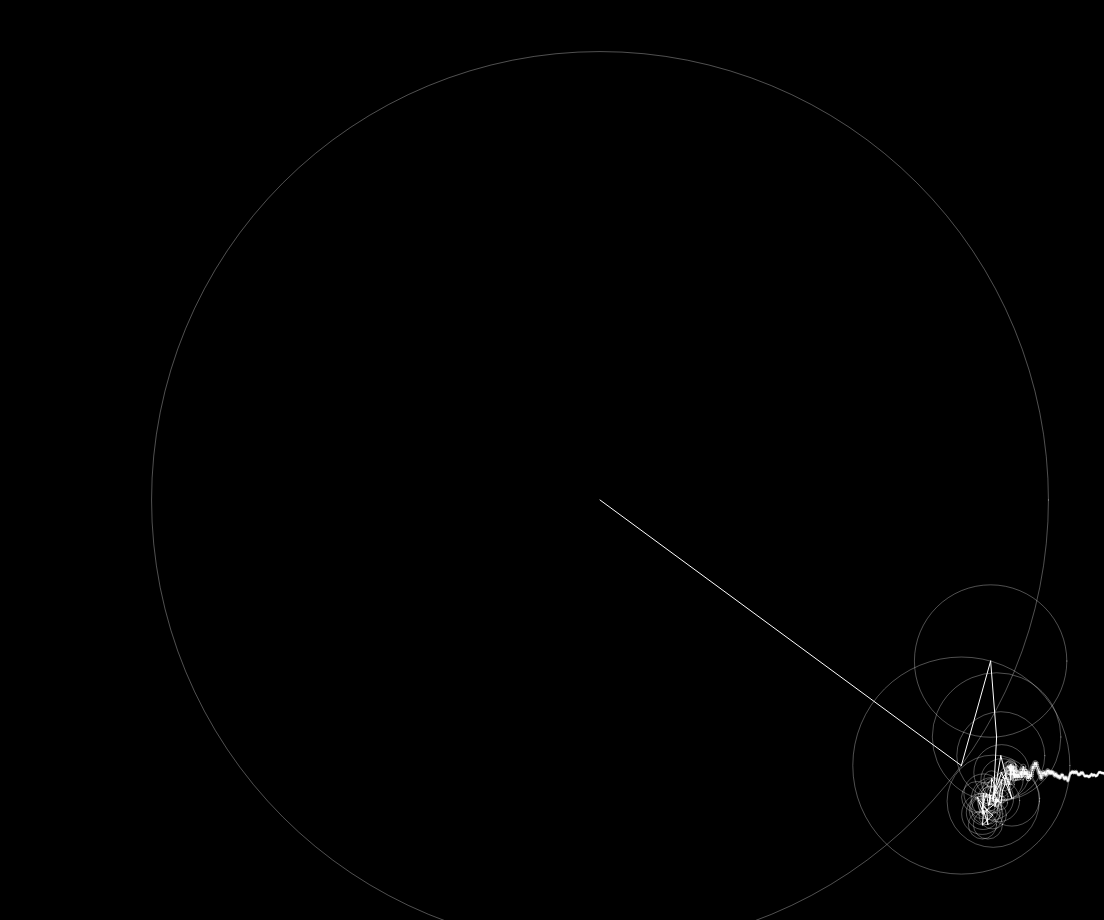
Frame 1 (no input)
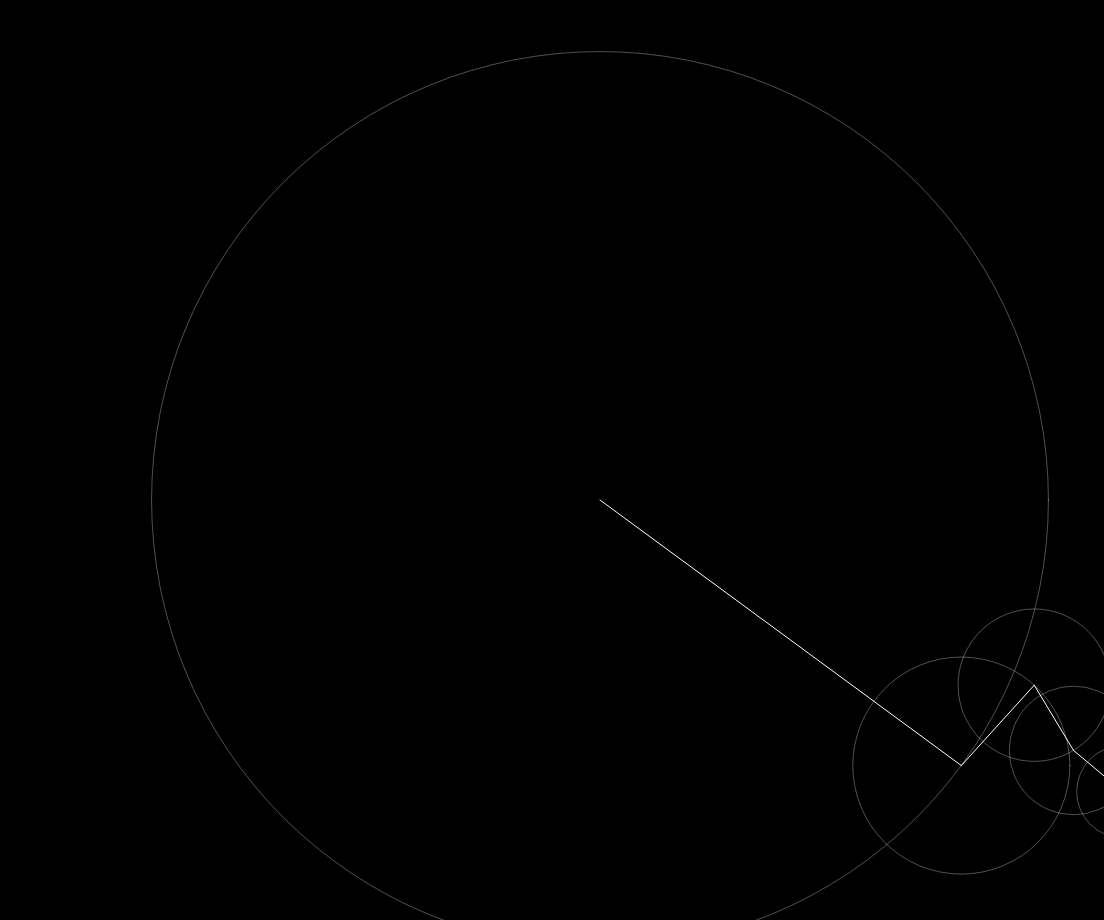
Frame 60 (no input)
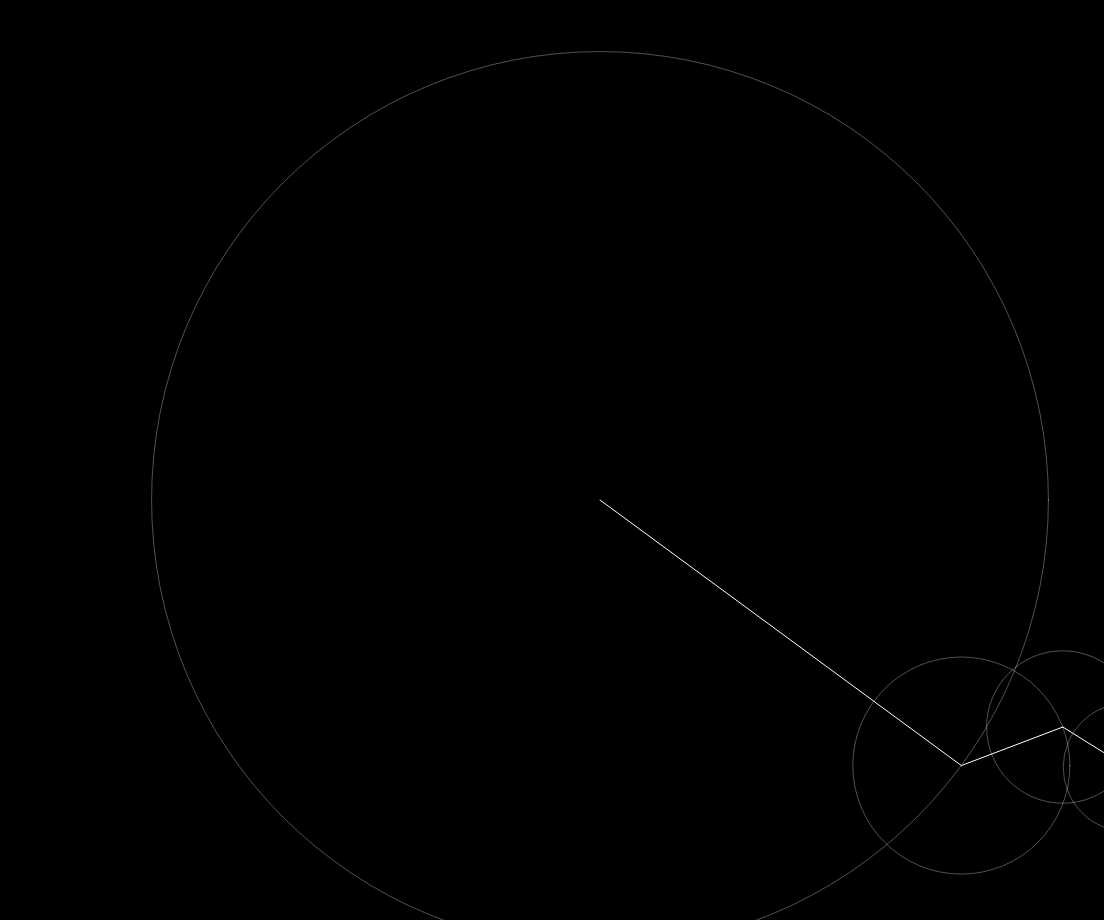
Frame 120 (the mouse pressed at the canvas centre since frame 60)

The p5.js sketch that drew these frames (run headless with seeded random() and noise() and a simulated clock; from frame 60 on, the mouse is pressed at the canvas centre):

// p5.js sketch
// ── sketch.js
const width =
  window.innerWidth ||
  document.documentElement.clientWidth ||
  document.body.clientWidth;
const height =
  window.innerHeight ||
  document.documentElement.clientHeight ||
  document.body.clientHeight;

// ============== Settings ===============
const gradient_reset = 500;
const x_pos = 100;
const y_pos = 300;

const color1 = [194, 229, 156];
const color2 = [100, 179, 244];

// =======================================

let radius_sf;

let x = [];
let y = [];
let z = [];
let slider;
let btn;
let path = [];

// for two-epicycle mode
let fourierY;
let fourierX;
// for one-epicycle mode
let fourierComplex;

function process_drawing(isComplex) {
  if (!isComplex) {
    for (let i = 0; i < drawing.length; i++) {
      x.push(drawing[i].x);
      y.push(drawing[i].y);
    }
    fourierY = dft(y);
    fourierX = dft(x);
    fourierX.sort((a, b) => b.amp - a.amp);
    fourierY.sort((a, b) => b.amp - a.amp);
  } else {
    for (let i = 0; i < drawing.length; i++) {
      const c = new Complex(drawing[i].x, drawing[i].y);
      z.push(c);
    }
    fourierComplex = dft_complex(z);
    fourierComplex.sort((a, b) => b.amp - a.amp);
  }
}

function setup() {
  let canvas = createCanvas(width * 0.92, height * 0.92);
  canvas.position(width * 0.043, width * 0.005);

  slider = createSlider(1, 10, 1);
  slider.position((width * 0.91) / 2, height * 0.95);
  slider.input(updateScreen);
  radius_sf = slider.value();

  switch_button = createButton("switch mode");
  switch_button.position((width * 0.75) / 2, height * 0.95);
  switch_button.mousePressed(switchMode);

  process_drawing((isComplex = true));
  process_drawing((isComplex = false));
}

function switchMode() {
  mode = mode * -1;
  time = TWO_PI + 0.05;
}

function updateScreen() {
  radius_sf = slider.value() 
  recentlyUpdated = true;
  time = TWO_PI + 0.05;
}

function draw() {
  background(0);

  // modes.js
  mode === -1 ? two_epicycles() : complex();
}

// ── draw.js
let time = 0;

function draw_epicycle(x, y, fourier, radius_sf, rotation) {
  for (let i = 0; i < fourier.length; i++) {
    const prevx = x;
    const prevy = y;

    const freq = fourier[i].freq;
    const radius = radius_sf * fourier[i].amp;
    const phase = fourier[i].phase;

    strokeWeight(1);
    stroke(255, 80);
    noFill();
    circle(prevx, prevy, radius * 2);

    x += radius * cos(freq * time + phase + rotation);
    y += radius * sin(freq * time + phase + rotation);

    fill(255);
    stroke(255);
    line(prevx, prevy, x, y);
  }

  return createVector(x, y);
}

function draw_path(path) {
  beginShape();
  noFill();
  strokeWeight(2);
  stroke(lerpColor(color(color1), color(color2), gradient(gradient_reset)));
  for (let i = 0; i < path.length; i++) {
    vertex(path[i].x, path[i].y);
  }
  endShape();
}

// ── drawing.js
let drawing = [
{ x: 723.4609985351562, y: 263.64920043945307 },
{ x: 720.9609222412109, y: 266.5048675537109 },
{ x: 718.4246368408203, y: 269.3283767700196 },
{ x: 715.8522796630859, y: 272.11908721923834 },
{ x: 713.2436676025391, y: 274.87594604492193 },
{ x: 710.5976104736328, y: 277.5968475341797 },
{ x: 707.9140625, y: 280.2807846069336 },
{ x: 705.1905975341797, y: 282.92425537109375 },
{ x: 702.4261169433594, y: 285.5246963500977 },
{ x: 699.6174621582031, y: 288.0774383544922 },
{ x: 696.7605590820312, y: 290.57598114013666 },
{ x: 693.8484954833984, y: 293.0100021362305 },
{ x: 690.8712005615234, y: 295.3636856079102 },
{ x: 687.8099517822266, y: 297.6068191528321 },
{ x: 684.6252899169923, y: 299.66977691650385 },
{ x: 681.2360534667969, y: 301.37302398681635 },
{ x: 677.7141571044923, y: 302.78497314453125 },
{ x: 674.0758514404298, y: 303.8587265014648 },
{ x: 670.3278198242188, y: 304.42868804931635 },
{ x: 666.5491180419923, y: 304.2125549316406 },
{ x: 663.0442504882812, y: 302.81903076171875 },
{ x: 660.4554138183594, y: 300.09091949462885 },
{ x: 659.2674255371094, y: 296.51475524902344 },
{ x: 659.7018432617188, y: 292.76605987548834 },
{ x: 661.1342315673827, y: 289.25771331787115 },
{ x: 663.0721282958983, y: 285.9966278076172 },
{ x: 665.2993774414062, y: 282.9244842529297 },
{ x: 667.7117919921875, y: 279.99493408203125 },
{ x: 670.2534332275392, y: 277.1765289306641 },
{ x: 672.8893280029298, y: 274.4459457397461 },
{ x: 675.5977325439452, y: 271.78716278076166 },
{ x: 678.3633117675781, y: 269.1878433227539 },
{ x: 681.1746673583983, y: 266.63809967041016 },
{ x: 684.0232391357423, y: 264.12996673583984 },
{ x: 686.9019775390625, y: 261.6565322875977 },
{ x: 689.8038787841797, y: 259.21031188964844 },
{ x: 692.7237243652344, y: 256.78546905517584 },
{ x: 695.6521759033203, y: 254.37104034423828 },
{ x: 698.5789337158203, y: 251.95459747314453 },
{ x: 701.4769897460938, y: 249.5038909912109 },
{ x: 704.1575622558594, y: 246.83126068115237 },
{ x: 700.8616638183594, y: 245.77259063720703 },
{ x: 697.1273193359375, y: 245.094482421875 },
{ x: 693.3859710693359, y: 244.45606231689453 },
{ x: 689.6439819335938, y: 243.82141876220703 },
{ x: 685.9073486328125, y: 243.15605926513672 },
{ x: 682.1836700439452, y: 242.42203521728518 },
{ x: 678.4845275878906, y: 241.5736618041992 },
{ x: 674.8306121826173, y: 240.54900360107425 },
{ x: 671.2643585205077, y: 239.25435638427732 },
{ x: 667.886474609375, y: 237.53240966796875 },
{ x: 664.9665832519531, y: 235.1283721923828 },
{ x: 663.1551666259767, y: 231.83240509033203 },
{ x: 663.093505859375, y: 228.0738677978516 },
{ x: 664.5591278076173, y: 224.60260009765625 },
{ x: 667.4424438476562, y: 222.21041870117188 },
{ x: 671.0311279296875, y: 222.5234832763672 },
{ x: 672.1331481933594, y: 226.01498413085938 },
{ x: 671.2400054931642, y: 229.68968200683597 },
{ x: 669.6123809814452, y: 233.11492156982425 },
{ x: 667.6621704101562, y: 236.3701705932617 },
{ x: 665.5407104492188, y: 239.51697540283203 },
{ x: 663.3047180175781, y: 242.58362579345703 },
{ x: 660.9890289306642, y: 245.5906524658203 },
{ x: 658.6157073974608, y: 248.55247497558597 },
{ x: 656.2026977539062, y: 251.4820251464844 },
{ x: 653.7606201171875, y: 254.3874740600586 },
{ x: 651.3000946044923, y: 257.27729034423834 },
{ x: 648.8297271728517, y: 260.158706665039 },
{ x: 646.3571166992188, y: 263.038200378418 },
{ x: 643.8885803222656, y: 265.92117309570307 },
{ x: 641.3970642089844, y: 268.7843475341797 },
{ x: 638.9054565429688, y: 271.64743041992193 },
{ x: 636.4105529785156, y: 274.50762939453125 },
{ x: 633.9146423339844, y: 277.36693572998047 },
{ x: 631.4163513183594, y: 280.22420501708984 },
{ x: 628.9155426025392, y: 283.0792312622071 },
{ x: 626.4116668701173, y: 285.9315567016602 },
{ x: 623.9058685302733, y: 288.7822341918945 },
{ x: 621.2522583007812, y: 291.4757385253906 },
{ x: 618.1794281005858, y: 293.70298767089844 },
{ x: 615.0065765380858, y: 295.78517150878906 },
{ x: 611.7367706298827, y: 297.7114181518555 },
{ x: 608.3740844726562, y: 299.4704895019531 },
{ x: 604.923828125, y: 301.0509185791016 },
{ x: 601.3921813964844, y: 302.4397048950196 },
{ x: 597.7861938476562, y: 303.62197113037115 },
{ x: 594.1138763427733, y: 304.5781707763672 },
{ x: 590.3844299316406, y: 305.27793121337885 },
{ x: 586.6091156005858, y: 305.6488800048828 },
{ x: 582.8264770507812, y: 305.3797607421875 },
{ x: 579.1124114990233, y: 304.6147003173828 },
{ x: 575.5806732177733, y: 303.2407684326172 },
{ x: 572.4237976074219, y: 301.1497497558594 },
{ x: 569.8784027099608, y: 298.34837341308594 },
{ x: 568.0974273681642, y: 295.0067443847656 },
{ x: 567.0722198486327, y: 291.35866546630865 },
{ x: 566.6996002197267, y: 287.58554840087885 },
{ x: 566.8854522705077, y: 283.79787445068365 },
{ x: 567.6673126220702, y: 280.08802032470703 },
{ x: 568.8477020263673, y: 276.48214721679693 },
{ x: 570.3281097412108, y: 272.9884490966797 },
{ x: 572.0655975341798, y: 269.6149139404297 },
{ x: 574.0226287841798, y: 266.3636932373047 },
{ x: 576.16748046875, y: 263.2330474853516 },
{ x: 578.4732818603517, y: 260.21885681152344 },
{ x: 580.9186096191406, y: 257.31658935546875 },
{ x: 583.4860229492188, y: 254.52171325683597 },
{ x: 586.1611480712892, y: 251.82965087890625 },
{ x: 588.9332733154298, y: 249.23754119873047 },
{ x: 591.7938842773438, y: 246.74334716796875 },
{ x: 594.7367553710938, y: 244.34686279296875 },
{ x: 597.7591857910156, y: 242.05145263671875 },
{ x: 600.8621826171875, y: 239.86629486083984 },
{ x: 604.05517578125, y: 237.81510162353518 },
{ x: 607.3798675537108, y: 235.9878921508789 },
{ x: 610.8610687255858, y: 234.47722625732425 },
{ x: 614.4400024414062, y: 233.21707153320312 },
{ x: 618.1258697509767, y: 232.32122802734372 },
{ x: 621.9013671875, y: 231.99365234375 },
{ x: 625.6314086914062, y: 232.60284423828125 },
{ x: 628.8126373291017, y: 234.60606384277344 },
{ x: 630.6476745605469, y: 237.88314819335938 },
{ x: 630.4955139160156, y: 241.6429672241211 },
{ x: 629.0689392089844, y: 245.14563751220703 },
{ x: 626.8418731689452, y: 248.21155548095703 },
{ x: 624.1562652587892, y: 250.88988494873047 },
{ x: 621.2041473388673, y: 253.2733917236328 },
{ x: 618.0878295898438, y: 255.43898010253903 },
{ x: 614.8660430908202, y: 257.44467163085943 },
{ x: 611.5755004882812, y: 259.33594512939453 },
{ x: 608.2419738769531, y: 261.15038299560547 },
{ x: 604.8956298828125, y: 262.9413833618164 },
{ x: 601.5857238769531, y: 264.79855346679693 },
{ x: 598.304931640625, y: 266.7068328857422 },
{ x: 595.0435485839844, y: 268.64818572998047 },
{ x: 591.7972717285156, y: 270.61455535888666 },
{ x: 588.5634460449219, y: 272.60143280029297 },
{ x: 585.3396911621094, y: 274.60456085205084 },
{ x: 582.1244964599608, y: 276.62146759033203 },
{ x: 578.9178161621094, y: 278.6518783569336 },
{ x: 575.7180480957031, y: 280.693115234375 },
{ x: 572.5267944335938, y: 282.74762725830084 },
{ x: 569.7167205810548, y: 285.28025054931635 },
{ x: 566.9641876220702, y: 287.8933029174805 },
{ x: 564.1634063720702, y: 290.4546737670898 },
{ x: 561.3130493164061, y: 292.9606552124024 },
{ x: 558.4101867675781, y: 295.40577697753906 },
{ x: 555.4525299072267, y: 297.78415679931635 },
{ x: 552.4371948242189, y: 300.0889968872071 },
{ x: 549.3607025146483, y: 302.3114395141602 },
{ x: 546.21875, y: 304.44036102294916 },
{ x: 543.00634765625, y: 306.46120452880865 },
{ x: 539.7159881591797, y: 308.35243225097656 },
{ x: 536.336181640625, y: 310.0781326293945 },
{ x: 532.8378601074219, y: 311.54542541503906 },
{ x: 529.4261016845703, y: 313.1989364624024 },
{ x: 525.7958984375, y: 314.28859710693365 },
{ x: 522.0240631103517, y: 314.6345291137696 },
{ x: 518.2836761474608, y: 314.0612487792969 },
{ x: 514.8668365478517, y: 312.4443817138672 },
{ x: 512.1399383544922, y: 309.8292694091797 },
{ x: 510.3742980957031, y: 306.4864501953125 },
{ x: 509.6069030761719, y: 302.7799377441406 },
{ x: 509.6982269287109, y: 298.99212646484375 },
{ x: 510.4635162353516, y: 295.2787246704102 },
{ x: 511.742919921875, y: 291.7080993652344 },
{ x: 513.4158630371094, y: 288.3030700683594 },
{ x: 515.3943634033203, y: 285.06537628173834 },
{ x: 517.6141967773439, y: 281.98785400390625 },
{ x: 520.0323333740233, y: 279.06331634521484 },
{ x: 522.5685729980469, y: 276.23985290527344 },
{ x: 525.1534729003906, y: 273.4607009887696 },
{ x: 527.7788391113281, y: 270.719841003418 },
{ x: 530.4382171630858, y: 268.0119400024414 },
{ x: 533.2221527099608, y: 265.4341812133789 },
{ x: 535.9616851806642, y: 262.8077392578125 },
{ x: 538.583251953125, y: 260.06362915039057 },
{ x: 541.0653839111328, y: 257.1929473876953 },
{ x: 543.3793334960939, y: 254.1852798461914 },
{ x: 545.4823913574219, y: 251.02684783935547 },
{ x: 547.3093719482422, y: 247.70178985595703 },
{ x: 548.7496795654297, y: 244.1932830810547 },
{ x: 549.5903167724608, y: 240.49908447265625 },
{ x: 549.3748931884767, y: 236.73214721679688 },
{ x: 547.3529052734375, y: 233.6001739501953 },
{ x: 543.8461608886719, y: 232.2764358520508 },
{ x: 540.0667266845703, y: 232.43619537353518 },
{ x: 536.3989410400392, y: 233.3961944580078 },
{ x: 532.8832244873047, y: 234.8214874267578 },
{ x: 529.5064392089844, y: 236.552360534668 },
{ x: 526.2503204345703, y: 238.50142669677732 },
{ x: 523.0992584228517, y: 240.6165008544922 },
{ x: 520.0402069091797, y: 242.8627014160156 },
{ x: 517.0627746582031, y: 245.21622467041016 },
{ x: 514.1543731689453, y: 247.6546630859375 },
{ x: 511.2881317138672, y: 250.14258575439453 },
{ x: 508.4544372558594, y: 252.66744995117188 },
{ x: 505.646240234375, y: 255.22076416015625 },
{ x: 502.8595581054688, y: 257.79749298095703 },
{ x: 500.0914611816406, y: 260.39422607421875 },
{ x: 497.3390197753906, y: 263.00759887695307 },
{ x: 494.6011352539063, y: 265.63612365722656 },
{ x: 491.8763427734375, y: 268.2781524658203 },
{ x: 489.1632232666016, y: 270.93231201171875 },
{ x: 486.461181640625, y: 273.59766387939453 },
{ x: 483.77012634277344, y: 276.27416229248047 },
{ x: 481.0891876220703, y: 278.96066284179693 },
{ x: 478.4185028076172, y: 281.6575546264648 },
{ x: 475.7584381103516, y: 284.3648834228516 },
{ x: 473.1087188720703, y: 287.0821914672852 },
{ x: 470.4705810546875, y: 289.81089782714844 },
{ x: 467.8463134765625, y: 292.5529022216797 },
{ x: 465.2398071289063, y: 295.31182098388666 },
{ x: 462.66172790527344, y: 298.09710693359375 },
{ x: 460.16883850097656, y: 300.95799255371094 },
{ x: 461.9130096435547, y: 298.6311111450196 },
{ x: 464.2231140136719, y: 295.61980438232416 },
{ x: 466.594970703125, y: 292.65688323974615 },
{ x: 469.0118255615234, y: 289.73046875 },
{ x: 471.46095275878906, y: 286.8309249877929 },
{ x: 473.92816162109375, y: 283.9467849731445 },
{ x: 476.40118408203125, y: 281.06768035888666 },
{ x: 478.86985778808594, y: 278.1849365234375 },
{ x: 481.3204040527344, y: 275.28649139404297 },
{ x: 483.7406005859375, y: 272.3628921508789 },
{ x: 486.116943359375, y: 269.403564453125 },
{ x: 488.432861328125, y: 266.3967666625977 },
{ x: 490.6710052490234, y: 263.33148956298834 },
{ x: 492.8101806640625, y: 260.1966781616211 },
{ x: 494.825439453125, y: 256.98088836669916 },
{ x: 496.6871643066406, y: 253.67391204833984 },
{ x: 498.3599243164063, y: 250.267578125 },
{ x: 499.8021087646485, y: 246.7577438354492 },
{ x: 500.9473419189453, y: 243.14159393310547 },
{ x: 501.4908447265625, y: 239.39127349853518 },
{ x: 500.9444580078125, y: 235.663200378418 },
{ x: 498.44493103027344, y: 232.92282104492188 },
{ x: 494.75645446777344, y: 232.19225311279297 },
{ x: 491.00384521484375, y: 232.7051544189453 },
{ x: 487.3892059326172, y: 233.85345458984372 },
{ x: 483.9199066162109, y: 235.38916015625 },
{ x: 480.58441162109375, y: 237.19849395751956 },
{ x: 477.37342834472656, y: 239.2211685180664 },
{ x: 474.2823333740234, y: 241.42269134521484 },
{ x: 471.3096618652344, y: 243.78170776367188 },
{ x: 468.4578399658203, y: 246.28549194335938 },
{ x: 465.7324981689453, y: 248.9265365600586 },
{ x: 463.0868988037109, y: 251.64794158935547 },
{ x: 460.4481201171875, y: 254.37584686279297 },
{ x: 457.81483459472656, y: 257.10922241210943 },
{ x: 455.1848449707031, y: 259.8458251953125 },
{ x: 452.55645751953125, y: 262.58386993408203 },
{ x: 449.9290313720703, y: 265.32278442382807 },
{ x: 447.30165100097656, y: 268.061767578125 },
{ x: 444.6733551025391, y: 270.80004119873047 },
{ x: 442.0436401367188, y: 273.5367813110352 },
{ x: 439.4115447998047, y: 276.2711639404297 },
{ x: 436.77528381347656, y: 279.0016098022461 },
{ x: 434.1336669921875, y: 281.7270202636719 },
{ x: 431.4858703613281, y: 284.4461593627929 },
{ x: 428.8292388916016, y: 287.156852722168 },
{ x: 426.1608428955078, y: 289.8558044433594 },
{ x: 423.4751434326172, y: 292.5377502441406 },
{ x: 420.76426696777344, y: 295.1941757202148 },
{ x: 418.00926208496094, y: 297.8045730590821 },
{ x: 415.1466369628906, y: 300.29521942138666 },
{ x: 414.5235748291016, y: 299.55034637451166 },
{ x: 416.6459503173828, y: 296.4038391113281 },
{ x: 418.76832580566406, y: 293.25730895996094 },
{ x: 420.8907928466797, y: 290.1107101440429 },
{ x: 423.01316833496094, y: 286.96417999267584 },
{ x: 425.1355438232422, y: 283.8176727294922 },
{ x: 427.2579650878906, y: 280.671142578125 },
{ x: 429.3803863525391, y: 277.52454376220703 },
{ x: 431.5027618408203, y: 274.37801361083984 },
{ x: 433.6251373291016, y: 271.2314834594726 },
{ x: 435.74755859375, y: 268.084976196289 },
{ x: 437.8699798583984, y: 264.9383544921875 },
{ x: 439.9923553466797, y: 261.7918472290039 },
{ x: 442.1303863525391, y: 258.6563720703125 },
{ x: 444.33131408691406, y: 255.564453125 },
{ x: 446.4259033203125, y: 252.39954376220703 },
{ x: 448.3744659423828, y: 249.14308166503903 },
{ x: 450.1087951660156, y: 245.76821899414062 },
{ x: 451.4904174804688, y: 242.23609161376956 },
{ x: 452.1739044189453, y: 238.5147018432617 },
{ x: 451.15716552734375, y: 234.9389495849609 },
{ x: 447.8622283935547, y: 233.2534866333008 },
{ x: 444.15704345703125, y: 233.76696014404297 },
{ x: 440.9652404785156, y: 235.8080596923828 },
{ x: 438.05821228027344, y: 238.2466354370117 },
{ x: 435.298583984375, y: 240.85179138183597 },
{ x: 432.6331634521485, y: 243.55358123779297 },
{ x: 430.035400390625, y: 246.32064819335938 },
{ x: 427.489501953125, y: 249.13555145263672 },
{ x: 424.9858551025391, y: 251.9880142211914 },
{ x: 422.51805114746094, y: 254.87158203125 },
{ x: 420.0826568603516, y: 257.7826156616211 },
{ x: 417.6761016845703, y: 260.7175674438477 },
{ x: 415.3015899658203, y: 263.678451538086 },
{ x: 412.88111877441406, y: 266.60157012939453 },
{ x: 410.4545135498047, y: 269.5199737548828 },
{ x: 408.04530334472656, y: 272.4525909423828 },
{ x: 405.6577911376953, y: 275.4029693603516 },
{ x: 403.29232025146484, y: 278.3712921142578 },
{ x: 400.8891754150391, y: 281.30862426757807 },
{ x: 398.352180480957, y: 284.1311492919922 },
{ x: 395.74137115478516, y: 286.88581085205084 },
{ x: 393.10680389404297, y: 289.61801910400385 },
{ x: 390.4640197753906, y: 292.3421936035156 },
{ x: 387.8178024291992, y: 295.0629806518555 },
{ x: 385.1785888671875, y: 297.7902450561524 },
{ x: 382.4415054321289, y: 300.41943359375 },
{ x: 379.61559295654297, y: 302.9527893066406 },
{ x: 376.71119689941406, y: 305.39589691162115 },
{ x: 373.73834228515625, y: 307.75518798828125 },
{ x: 370.7044677734375, y: 310.0357208251953 },
{ x: 367.6157531738281, y: 312.2411804199219 },
{ x: 364.4778060913086, y: 314.3760528564453 },
{ x: 361.29447174072266, y: 316.44276428222656 },
{ x: 358.0699615478516, y: 318.44456481933594 },
{ x: 354.8068389892578, y: 320.3828048706055 },
{ x: 351.508056640625, y: 322.2597274780273 },
{ x: 348.1751937866211, y: 324.07549285888666 },
{ x: 344.81026458740234, y: 325.83110809326166 },
{ x: 341.41448211669916, y: 327.5262069702148 },
{ x: 337.9885559082031, y: 329.15964508056635 },
{ x: 334.53305816650385, y: 330.7294540405273 },
{ x: 331.0479888916016, y: 332.23261260986334 },
{ x: 327.5332336425781, y: 333.6646347045898 },
{ x: 323.9873962402344, y: 335.0181045532226 },
{ x: 320.4090576171875, y: 336.2827911376953 },
{ x: 316.7979888916016, y: 337.45143890380865 },
{ x: 313.19337463378906, y: 338.63938140869135 },
{ x: 309.60883331298834, y: 339.8868789672852 },
{ x: 306.04550933837885, y: 341.1937255859375 },
{ x: 302.50450134277344, y: 342.55987548828125 },
{ x: 298.9870681762696, y: 343.9854431152344 },
{ x: 295.49433135986334, y: 345.47058868408203 },
{ x: 292.0276184082031, y: 347.0157012939453 },
{ x: 288.588623046875, y: 348.6211929321289 },
{ x: 285.17881011962885, y: 350.2879333496094 },
{ x: 281.80051422119135, y: 352.01759338378906 },
{ x: 278.4555892944336, y: 353.8112487792969 },
{ x: 275.1471710205078, y: 355.67102813720703 },
{ x: 271.87841796875, y: 357.5997009277344 },
{ x: 268.6532440185547, y: 359.60042572021484 },
{ x: 265.47691345214844, y: 361.6779174804688 },
{ x: 262.35594940185547, y: 363.8374176025391 },
{ x: 259.2988662719726, y: 366.0865249633789 },
{ x: 256.31802368164057, y: 368.43560791015625 },
{ x: 253.4308624267578, y: 370.8989028930664 },
{ x: 250.6640472412109, y: 373.49625396728516 },
{ x: 248.0633773803711, y: 376.2594299316406 },
{ x: 245.71422576904297, y: 379.2381896972656 },
{ x: 243.8138885498047, y: 382.51708221435547 },
{ x: 242.95635986328125, y: 386.1819839477539 },
{ x: 244.58629608154297, y: 389.4709014892578 },
{ x: 248.04131317138672, y: 390.959228515625 },
{ x: 251.80799865722656, y: 391.389892578125 },
{ x: 255.59986114501956, y: 391.3009948730469 },
{ x: 259.35592651367193, y: 390.76895904541016 },
{ x: 263.0395965576172, y: 389.86077880859375 },
{ x: 266.63219451904297, y: 388.63953399658203 },
{ x: 270.1268539428711, y: 387.1607055664063 },
{ x: 273.52398681640625, y: 385.4692916870117 },
{ x: 276.82764434814453, y: 383.6015930175781 },
{ x: 280.04391479492193, y: 381.58690643310547 },
{ x: 283.1789093017578, y: 379.44798278808594 },
{ x: 286.2391052246094, y: 377.2031784057617 },
{ x: 289.2307052612305, y: 374.8674621582031 },
{ x: 292.15899658203125, y: 372.4530334472656 },
{ x: 295.0288543701172, y: 369.9694137573242 },
{ x: 297.8454513549805, y: 367.42557525634766 },
{ x: 300.61272430419916, y: 364.8279724121094 },
{ x: 303.3342666625977, y: 362.1826019287109 },
{ x: 306.01291656494135, y: 359.49388122558594 },
{ x: 308.6523132324219, y: 356.7663879394531 },
{ x: 311.2551574707031, y: 354.0041275024414 },
{ x: 313.8235321044922, y: 351.2096633911133 },
{ x: 316.3598175048828, y: 348.3861770629883 },
{ x: 318.8663024902344, y: 345.53614044189453 },
{ x: 321.3443145751953, y: 342.6612243652344 },
{ x: 323.79616546630865, y: 339.7641296386719 },
{ x: 326.22272491455084, y: 336.8458404541016 },
{ x: 328.62623596191406, y: 333.9083709716797 },
{ x: 331.0074768066406, y: 330.9528427124024 },
{ x: 333.36793518066406, y: 327.98069763183594 },
{ x: 335.70875549316406, y: 324.99314880371094 },
{ x: 338.03053283691406, y: 321.99079132080084 },
{ x: 340.335075378418, y: 318.97504425048834 },
{ x: 342.62355041503906, y: 315.94712066650385 },
{ x: 344.8964614868164, y: 312.90761566162115 },
{ x: 347.15401458740234, y: 309.85662078857416 },
{ x: 349.3982238769531, y: 306.7956924438477 },
{ x: 351.6297073364258, y: 303.72551727294916 },
{ x: 353.8488311767578, y: 300.64650726318365 },
{ x: 356.0564422607422, y: 297.5591201782226 },
{ x: 358.25379943847656, y: 294.4643630981445 },
{ x: 360.44152069091797, y: 291.36301422119135 },
{ x: 362.62054443359375, y: 288.25539398193365 },
{ x: 364.7914657592773, y: 285.14202880859375 },
{ x: 366.95499420166016, y: 282.02374267578125 },
{ x: 369.11277770996094, y: 278.9012908935547 },
{ x: 371.2655715942383, y: 275.77552032470703 },
{ x: 373.41358184814453, y: 272.64645385742193 },
{ x: 375.56067657470703, y: 269.5167236328125 },
{ x: 377.7064895629883, y: 266.3860321044922 },
{ x: 379.85193634033203, y: 263.25518035888666 },
{ x: 382.0002899169922, y: 260.1263427734375 },
{ x: 384.154296875, y: 257.00135040283203 },
{ x: 386.3160629272461, y: 253.88159942626956 },
{ x: 388.490966796875, y: 250.77130126953125 },
{ x: 390.68438720703125, y: 247.67379760742188 },
{ x: 392.9054565429688, y: 244.59625244140625 },
{ x: 395.1685256958008, y: 241.5491943359375 },
{ x: 397.4980163574219, y: 238.5528793334961 },
{ x: 399.9482650756836, y: 235.6550750732422 },
{ x: 398.8971939086914, y: 236.76700592041016 },
{ x: 396.3026123046875, y: 239.53697967529297 },
{ x: 393.7137756347656, y: 242.3123321533203 },
{ x: 391.1324462890625, y: 245.0948486328125 },
{ x: 388.5594253540039, y: 247.8850555419922 },
{ x: 385.99498748779297, y: 250.68306732177732 },
{ x: 383.43663787841797, y: 253.4866180419922 },
{ x: 380.87645721435547, y: 256.2886123657226 },
{ x: 378.3022918701172, y: 259.07760620117193 },
{ x: 375.7085571289063, y: 261.84854125976557 },
{ x: 373.0972442626953, y: 264.6027908325196 },
{ x: 370.4728393554688, y: 267.3447494506836 },
{ x: 367.8387756347656, y: 270.07727813720703 },
{ x: 365.1945037841797, y: 272.7999420166016 },
{ x: 362.5101318359375, y: 275.48314666748047 },
{ x: 359.77721405029297, y: 278.11675262451166 },
{ x: 356.9934616088867, y: 280.6964111328125 },
{ x: 354.15594482421875, y: 283.2168807983398 },
{ x: 351.2619171142578, y: 285.67230224609375 },
{ x: 348.30757904052734, y: 288.05491638183594 },
{ x: 345.2894287109375, y: 290.356071472168 },
{ x: 342.20350646972656, y: 292.5653076171875 },
{ x: 339.04441070556635, y: 294.6687774658203 },
{ x: 335.80646514892584, y: 296.64842224121094 },
{ x: 332.4823913574219, y: 298.4793395996094 },
{ x: 329.0620498657226, y: 300.1230545043945 },
{ x: 325.52870941162115, y: 301.5050201416016 },
{ x: 321.91571807861334, y: 302.6567077636719 },
{ x: 318.2970046997071, y: 303.80047607421875 },
{ x: 314.60967254638666, y: 304.6950607299805 },
{ x: 310.8515701293945, y: 305.2074356079102 },
{ x: 307.0672607421875, y: 305.0642013549805 },
{ x: 303.5604705810547, y: 303.70148468017584 },
{ x: 301.3401794433594, y: 300.6976394653321 },
{ x: 300.862548828125, y: 296.9560165405273 },
{ x: 301.4947662353516, y: 293.2220840454102 },
{ x: 303.0172195434571, y: 289.75131988525385 },
{ x: 304.8037109375, y: 286.40309906005865 },
{ x: 306.735954284668, y: 283.1366806030273 },
{ x: 308.7810821533203, y: 279.9397048950196 },
{ x: 310.91590881347656, y: 276.80159759521484 },
{ x: 313.12473297119135, y: 273.71521759033203 },
{ x: 315.3956756591797, y: 270.67440795898443 },
{ x: 317.7200851440429, y: 267.6739044189453 },
{ x: 320.09075164794916, y: 264.7098846435547 },
{ x: 322.50229644775385, y: 261.77912139892584 },
{ x: 324.95041656494135, y: 258.87891387939453 },
{ x: 327.43170166015625, y: 256.0068588256836 },
{ x: 329.94370269775385, y: 253.1616744995117 },
{ x: 332.48310089111334, y: 250.34109497070312 },
{ x: 335.0491180419922, y: 247.5444107055664 },
{ x: 337.6405410766602, y: 244.7712554931641 },
{ x: 340.2565002441406, y: 242.0212860107422 },
{ x: 342.89658355712885, y: 239.29473114013672 },
{ x: 345.5630340576172, y: 236.5936279296875 },
{ x: 347.2845687866211, y: 234.763671875 },
{ x: 344.2476959228516, y: 237.04022216796875 },
{ x: 341.2108459472656, y: 239.3167495727539 },
{ x: 338.17397308349615, y: 241.59327697753903 },
{ x: 335.13698577880865, y: 243.8699188232422 },
{ x: 332.10011291503906, y: 246.1464691162109 },
{ x: 329.0632629394531, y: 248.4229965209961 },
{ x: 326.02639007568365, y: 250.69954681396484 },
{ x: 322.9895401000977, y: 252.97607421875 },
{ x: 319.9526672363281, y: 255.25260162353518 },
{ x: 316.9158172607422, y: 257.5291519165039 },
{ x: 313.8789443969726, y: 259.805679321289 },
{ x: 310.86928558349615, y: 262.1173858642578 },
{ x: 307.9678192138672, y: 264.56397247314453 },
{ x: 305.1283798217773, y: 267.0821990966797 },
{ x: 302.35305023193365, y: 269.671012878418 },
{ x: 299.643180847168, y: 272.328239440918 },
{ x: 296.99952697753906, y: 275.051383972168 },
{ x: 294.4215850830078, y: 277.8366470336914 },
{ x: 291.9068145751953, y: 280.67929077148443 },
{ x: 289.45061492919916, y: 283.5730895996094 },
{ x: 287.043212890625, y: 286.507080078125 },
{ x: 284.6684951782226, y: 289.46791839599615 },
{ x: 282.2973937988281, y: 292.43141174316406 },
{ x: 279.87543487548834, y: 295.35350036621094 },
{ x: 277.28929901123047, y: 298.12958526611334 },
{ x: 274.2836456298828, y: 300.4273300170898 },
{ x: 270.82672882080084, y: 301.9925842285156 },
{ x: 267.25745391845703, y: 303.2790832519531 },
{ x: 263.5707397460937, y: 304.16943359375 },
{ x: 259.7923355102539, y: 304.45567321777344 },
{ x: 256.0698013305664, y: 303.7985076904297 },
{ x: 252.85540771484372, y: 301.83612060546875 },
{ x: 250.84497833251956, y: 298.65887451171875 },
{ x: 250.31488800048828, y: 294.9421081542969 },
{ x: 251.25103759765625, y: 291.27679443359375 },
{ x: 252.9317855834961, y: 287.87799072265625 },
{ x: 255.00714874267575, y: 284.7019119262696 },
{ x: 257.32034301757807, y: 281.6937179565429 },
{ x: 259.79141998291016, y: 278.8134002685547 },
{ x: 262.37535858154297, y: 276.0336303710937 },
{ x: 265.0438003540039, y: 273.3348617553711 },
{ x: 267.7776336669922, y: 270.70203399658203 },
{ x: 270.5634002685547, y: 268.12432098388666 },
{ x: 273.3911895751953, y: 265.59261322021484 },
{ x: 276.2528076171875, y: 263.0996322631836 },
{ x: 279.14214324951166, y: 260.63855743408203 },
{ x: 282.0521697998047, y: 258.20183563232416 },
{ x: 284.97638702392584, y: 255.78253173828125 },
{ x: 287.9060974121094, y: 253.36959075927732 },
{ x: 290.8263092041016, y: 250.94522857666016 },
{ x: 293.6900329589844, y: 248.45465087890625 },
{ x: 294.0775070190429, y: 246.20730590820312 },
{ x: 290.3520889282226, y: 245.4829864501953 },
{ x: 286.6137390136719, y: 244.8268280029297 },
{ x: 282.87136077880865, y: 244.1944046020508 },
{ x: 279.13079071044916, y: 243.55170440673828 },
{ x: 275.398551940918, y: 242.8623352050781 },
{ x: 271.68347930908203, y: 242.0867691040039 },
{ x: 267.99944305419916, y: 241.17433166503903 },
{ x: 264.3747787475586, y: 240.0518493652344 },
{ x: 260.8686294555664, y: 238.603759765625 },
{ x: 257.63127899169916, y: 236.6353073120117 },
{ x: 255.0679626464844, y: 233.8650360107422 },
{ x: 253.94486236572263, y: 230.2798767089844 },
{ x: 254.5647201538086, y: 226.56137084960938 },
{ x: 256.63186645507807, y: 223.41834259033203 },
{ x: 260.0078506469726, y: 221.85743713378903 },
{ x: 262.9271469116211, y: 223.8234405517578 },
{ x: 262.93488311767584, y: 227.57062530517575 },
{ x: 261.6628494262696, y: 231.1392822265625 },
{ x: 259.87850952148443, y: 234.487548828125 },
{ x: 257.9143142700196, y: 237.73499298095703 },
{ x: 255.8460235595703, y: 240.91720581054688 },
{ x: 253.6927719116211, y: 244.04265594482425 },
{ x: 251.46234130859372, y: 247.1134262084961 },
{ x: 249.1572265625, y: 250.1285095214844 },
{ x: 246.77710723876956, y: 253.0848617553711 },
{ x: 244.3198089599609, y: 255.9772186279297 },
{ x: 241.7813720703125, y: 258.79866790771484 },
{ x: 239.15655517578125, y: 261.5398025512696 },
{ x: 236.43851470947263, y: 264.1884002685547 },
{ x: 233.6185760498047, y: 266.72864532470703 },
{ x: 230.6873550415039, y: 269.13899993896484 },
{ x: 227.6331787109375, y: 271.3915634155273 },
{ x: 224.44407653808597, y: 273.4477920532226 },
{ x: 221.10828399658203, y: 275.2558212280273 },
{ x: 217.83032989501956, y: 277.1573486328125 },
{ x: 214.4540023803711, y: 278.88815307617193 },
{ x: 210.94444274902344, y: 280.33049774169916 },
{ x: 207.34225463867188, y: 281.5246200561524 },
{ x: 203.6767692565918, y: 282.50734710693365 },
{ x: 199.96799087524414, y: 283.31223297119135 },
{ x: 196.2299041748047, y: 283.9679336547852 },
{ x: 192.4720764160156, y: 284.5003585815429 },
{ x: 188.70145416259768, y: 284.93134307861334 },
{ x: 184.92230606079102, y: 285.28228759765625 },
{ x: 181.13767623901367, y: 285.57143402099615 },
{ x: 177.35036849975586, y: 285.81780242919916 },
{ x: 173.56152725219727, y: 286.04144287109375 },
{ x: 169.77272033691406, y: 286.2649230957031 },
{ x: 165.98560714721683, y: 286.51552581787115 },
{ x: 162.20333480834958, y: 286.8303985595703 },
{ x: 158.43338775634766, y: 287.2656631469726 },
{ x: 154.6955986022949, y: 287.919189453125 },
{ x: 151.05749893188474, y: 288.9871749877929 },
{ x: 147.82691192626953, y: 290.93230438232416 },
{ x: 146.28350448608396, y: 294.2972335815429 },
{ x: 147.13711929321292, y: 297.9479217529297 },
{ x: 149.69526290893558, y: 300.7071151733398 },
{ x: 153.0733642578125, y: 302.41237640380865 },
{ x: 156.73995971679688, y: 303.37599182128906 },
{ x: 160.50643920898438, y: 303.8257675170898 },
{ x: 164.30020141601562, y: 303.8885955810547 },
{ x: 168.08604431152344, y: 303.634880065918 },
{ x: 171.84342575073242, y: 303.10446929931635 },
{ x: 175.5558090209961, y: 302.318603515625 },
{ x: 179.20752716064453, y: 301.28648376464844 },
{ x: 182.7803039550781, y: 300.0081787109375 },
{ x: 186.25186920166016, y: 298.4764099121094 },
{ x: 189.59280014038086, y: 296.67778778076166 },
{ x: 192.76361465454102, y: 294.5940704345703 },
{ x: 195.71448516845703, y: 292.20932769775385 },
{ x: 198.52769470214844, y: 289.6618957519531 },
{ x: 201.2542724609375, y: 287.02199554443365 },
{ x: 203.8805084228516, y: 284.28227996826166 },
{ x: 206.38945388793945, y: 281.43476104736334 },
{ x: 208.7607727050781, y: 278.4718399047852 },
{ x: 210.96973419189453, y: 275.3860321044922 },
{ x: 212.9859313964844, y: 272.1711807250977 },
{ x: 214.7730865478516, y: 268.8238525390625 },
{ x: 216.2883529663086, y: 265.3452377319336 },
{ x: 217.4832305908203, y: 261.74449157714844 },
{ x: 218.3062896728516, y: 258.0412750244141 },
{ x: 218.7086410522461, y: 254.26939392089844 },
{ x: 218.65084838867188, y: 250.4768218994141 },
{ x: 218.1114196777344, y: 246.7225875854492 },
{ x: 217.09092712402344, y: 243.06963348388672 },
{ x: 215.60726928710938, y: 239.57913970947263 },
{ x: 213.68692779541016, y: 236.30850982666016 },
{ x: 211.33029174804688, y: 233.3385162353516 },
{ x: 207.9281005859375, y: 231.72137451171875 },
{ x: 204.30643463134768, y: 230.59236907958984 },
{ x: 200.5818290710449, y: 229.8739318847656 },
{ x: 196.79884719848636, y: 229.5919952392578 },
{ x: 193.0098342895508, y: 229.7671356201172 },
{ x: 189.27449417114258, y: 230.42274475097656 },
{ x: 185.67476654052732, y: 231.6124725341797 },
{ x: 182.43051528930664, y: 233.5506896972656 },
{ x: 182.73735427856445, y: 236.785888671875 },
{ x: 186.03773880004883, y: 238.55677032470703 },
{ x: 189.79680252075195, y: 239.0164337158203 },
{ x: 193.58666229248047, y: 238.85083770751956 },
{ x: 197.3456115722656, y: 238.33331298828125 },
{ x: 201.0659027099609, y: 237.58349609375 },
{ x: 204.74724960327148, y: 236.66183471679688 },
{ x: 208.39040756225586, y: 235.597900390625 },
{ x: 211.98772048950195, y: 234.38931274414062 },
{ x: 215.4462738037109, y: 232.9898376464844 },
{ x: 218.90149688720703, y: 231.42028045654297 },
{ x: 222.26139068603518, y: 229.65596771240237 },
{ x: 225.50782775878903, y: 227.69087982177732 },
{ x: 228.62137603759768, y: 225.5216522216797 },
{ x: 231.5820999145508, y: 223.1482162475586 },
{ x: 234.37042999267575, y: 220.5744171142578 },
{ x: 236.96805572509768, y: 217.8081970214844 },
{ x: 239.359001159668, y: 214.86182403564453 },
{ x: 241.53067779541016, y: 211.7497978210449 },
{ x: 243.4743194580078, y: 208.49085235595703 },
{ x: 245.18486785888672, y: 205.10357284545898 },
{ x: 246.66060638427732, y: 201.60760879516602 },
{ x: 247.90279388427732, y: 198.02198028564453 },
{ x: 248.9141311645508, y: 194.36450576782227 },
{ x: 249.69791412353518, y: 190.65149307250977 },
{ x: 250.2559509277344, y: 186.8978309631348 },
{ x: 250.58597564697263, y: 183.1173095703125 },
{ x: 250.67322540283203, y: 179.32355880737305 },
{ x: 250.3332672119141, y: 175.55243301391602 },
{ x: 249.34264373779297, y: 171.89087295532227 },
{ x: 247.90412139892575, y: 168.3815879821777 },
{ x: 246.0103530883789, y: 165.09590911865234 },
{ x: 243.6858062744141, y: 162.0993194580078 },
{ x: 240.98470306396484, y: 159.43684005737302 },
{ x: 237.97696685791016, y: 157.12513351440433 },
{ x: 234.73371124267575, y: 155.15696716308594 },
{ x: 231.3164367675781, y: 153.50853729248047 },
{ x: 227.77403259277344, y: 152.14879608154297 },
{ x: 224.1431427001953, y: 151.045654296875 },
{ x: 220.45091247558597, y: 150.1692314147949 },
{ x: 216.71659088134768, y: 149.49327468872067 },
{ x: 212.95425415039062, y: 148.99490737915042 },
{ x: 209.17416763305664, y: 148.65530395507812 },
{ x: 205.38417053222656, y: 148.45891189575198 },
{ x: 201.5894012451172, y: 148.3928451538086 },
{ x: 197.79448318481445, y: 148.4473075866699 },
{ x: 194.00307846069336, y: 148.61510086059567 },
{ x: 190.2178192138672, y: 148.89080047607422 },
{ x: 186.44202423095703, y: 149.275390625 },
{ x: 182.68020248413086, y: 149.77928543090817 },
{ x: 178.94558334350586, y: 150.4543266296387 },
{ x: 175.2375259399414, y: 151.26290893554688 },
{ x: 171.5581016540527, y: 152.19341659545896 },
{ x: 167.91109848022458, y: 153.24394989013672 },
{ x: 164.30010986328125, y: 154.4118194580078 },
{ x: 160.72852325439453, y: 155.69526290893558 },
{ x: 157.19906234741208, y: 157.09088134765625 },
{ x: 153.7150115966797, y: 158.59626007080078 },
{ x: 150.27891159057614, y: 160.20794296264646 },
{ x: 146.89341735839844, y: 161.9231376647949 },
{ x: 143.5605430603027, y: 163.7388687133789 },
{ x: 140.28265762329102, y: 165.65172576904297 },
{ x: 137.06166076660156, y: 167.65911102294922 },
{ x: 133.89957809448242, y: 169.75782012939453 },
{ x: 130.79812622070312, y: 171.9453010559082 },
{ x: 127.75915908813477, y: 174.21920776367188 },
{ x: 124.78527450561523, y: 176.5771713256836 },
{ x: 121.8784637451172, y: 179.01733779907227 },
{ x: 119.04159927368164, y: 181.53849411010742 },
{ x: 116.27790832519531, y: 184.1397590637207 },
{ x: 113.59208297729492, y: 186.82131576538086 },
{ x: 110.99017715454102, y: 189.58428573608398 },
{ x: 108.4813346862793, y: 192.4318962097168 },
{ x: 106.0800838470459, y: 195.3711051940918 },
{ x: 103.81424522399902, y: 198.41527938842773 },
{ x: 101.75020599365234, y: 201.59906005859372 },
{ x: 100.0321159362793, y: 204.9819793701172 },
{ x: 98.4716682434082, y: 208.4415054321289 },
{ x: 97.0559024810791, y: 211.96272659301758 },
{ x: 95.82751655578613, y: 215.55309295654297 },
{ x: 94.85162734985352, y: 219.22007751464844 },
{ x: 94.23303985595705, y: 222.96259307861328 },
{ x: 94.14581871032715, y: 226.75230407714844 },
{ x: 94.86915969848631, y: 230.4668731689453 },
{ x: 96.71251106262207, y: 233.7602081298828 },
{ x: 99.63519477844238, y: 236.14854431152344 },
{ x: 103.16341400146484, y: 237.51787567138672 },
{ x: 106.90779495239258, y: 238.10850524902344 },
{ x: 110.70082473754884, y: 238.16483306884768 },
{ x: 114.48179817199707, y: 237.84652709960938 },
{ x: 118.22940063476562, y: 237.2507476806641 },
{ x: 121.93594741821288, y: 236.4364547729492 },
{ x: 125.59724426269531, y: 235.4378433227539 },
{ x: 129.20584106445312, y: 234.2630615234375 },
{ x: 132.67671966552734, y: 232.7352752685547 },
{ x: 136.05926132202148, y: 231.01415252685547 },
{ x: 139.38704299926758, y: 229.1891860961914 },
{ x: 142.65489196777344, y: 227.25916290283203 },
{ x: 145.85833358764646, y: 225.22403717041016 },
{ x: 148.99249267578125, y: 223.083740234375 },
{ x: 152.0524711608887, y: 220.83872985839844 },
{ x: 155.03355407714844, y: 218.49005889892575 },
{ x: 157.93099212646484, y: 216.03875732421875 },
{ x: 160.73968124389646, y: 213.4864044189453 },
{ x: 163.4554443359375, y: 210.83491134643555 },
{ x: 166.07310867309567, y: 208.08712768554688 },
{ x: 168.58855438232422, y: 205.2452049255371 },
{ x: 170.9971923828125, y: 202.3124046325684 },
{ x: 173.29449081420898, y: 199.29143905639648 },
{ x: 175.47586059570312, y: 196.18577575683597 },
{ x: 177.53633499145508, y: 192.9987449645996 },
{ x: 179.4705467224121, y: 189.7332420349121 },
{ x: 181.2715148925781, y: 186.3926773071289 },
{ x: 182.93047332763672, y: 182.9792137145996 },
{ x: 184.4335174560547, y: 179.49451065063477 },
{ x: 185.75571060180664, y: 175.93743515014648 },
{ x: 186.1620330810547, y: 174.27780151367188 },
{ x: 184.69063186645508, y: 177.77630615234375 },
{ x: 183.1623191833496, y: 181.25029754638672 },
{ x: 181.58996963500977, y: 184.7048225402832 },
{ x: 179.98186874389648, y: 188.1427993774414 },
{ x: 178.343017578125, y: 191.56609344482425 },
{ x: 176.6764030456543, y: 194.97602081298828 },
{ x: 174.98472595214844, y: 198.37345123291016 },
{ x: 173.26932525634766, y: 201.75911712646484 },
{ x: 171.53174591064453, y: 205.13339614868164 },
{ x: 169.7724571228027, y: 208.49652862548828 },
{ x: 167.99188232421875, y: 211.84857177734372 },
{ x: 166.1906967163086, y: 215.18926239013672 },
{ x: 164.3687973022461, y: 218.5188980102539 },
{ x: 162.52617263793942, y: 221.83704376220703 },
{ x: 160.66262817382812, y: 225.14342498779297 },
{ x: 158.77774047851562, y: 228.43767547607425 },
{ x: 156.87104034423828, y: 231.7192230224609 },
{ x: 154.9417724609375, y: 234.9877014160156 },
{ x: 152.9890556335449, y: 238.24251556396484 },
{ x: 151.01207733154297, y: 241.48242950439453 },
{ x: 149.00971603393558, y: 244.70650482177732 },
{ x: 146.98035812377933, y: 247.91384887695312 },
{ x: 144.92243576049802, y: 251.10299682617188 },
{ x: 142.8341865539551, y: 254.2721405029297 },
{ x: 140.7133674621582, y: 257.41981506347656 },
{ x: 138.55723190307614, y: 260.54329681396484 },
{ x: 136.36266708374023, y: 263.64013671875 },
{ x: 134.12603378295898, y: 266.7062606811524 },
{ x: 131.84280014038086, y: 269.73821258544916 },
{ x: 129.50774765014648, y: 272.73013305664057 },
{ x: 127.11382675170898, y: 275.67522430419916 },
{ x: 124.65261459350586, y: 278.5643768310547 },
{ x: 122.11384582519531, y: 281.38552856445307 },
{ x: 119.48316955566406, y: 284.12123870849615 },
{ x: 116.74222946166992, y: 286.7459640502929 },
{ x: 113.8664207458496, y: 289.2219619750977 },
{ x: 110.82826042175293, y: 291.4954910278321 },
{ x: 107.6620750427246, y: 293.5877685546875 },
{ x: 104.39103889465332, y: 295.5117492675781 },
{ x: 101.02660751342772, y: 297.2676620483398 },
{ x: 97.57873725891113, y: 298.85301208496094 },
{ x: 94.05496406555176, y: 300.26239776611334 },
{ x: 90.4626522064209, y: 301.48618316650385 },
{ x: 86.80855369567871, y: 302.5104522705078 },
{ x: 83.10023880004883, y: 303.3151550292969 },
{ x: 79.34659385681151, y: 303.8723220825196 },
{ x: 75.56194686889648, y: 304.1431579589844 },
{ x: 71.76878547668456, y: 304.07330322265625 },
{ x: 68.00679779052734, y: 303.58953857421875 },
{ x: 64.3474636077881, y: 302.5955505371094 },
{ x: 60.91823863983154, y: 300.9832839965821 },
{ x: 57.91593551635742, y: 298.6756973266602 },
{ x: 55.5656909942627, y: 295.7083816528321 },
{ x: 53.999775886535645, y: 292.2602081298828 },
{ x: 53.187623023986816, y: 288.5585479736328 },
{ x: 54.1506290435791, y: 284.9966659545898 },
{ x: 57.27801322937012, y: 282.9399337768555 },
{ x: 61.02491474151611, y: 282.5908203125 },
{ x: 64.24295043945311, y: 284.3595275878906 },
{ x: 62.91259479522705, y: 287.6105651855469 },
]
// ── fourier.js
// functions for implement the discrete fourier transform
// and complex class

function dft(x) {
  let X = [];
  const N = x.length;

  for (let k = 0; k < N; k++) {
    let re = 0;
    let im = 0;

    for (let n = 0; n < N; n++) {
      const theta = (TWO_PI * k * n) / N;
      re += x[n] * cos(theta);
      im -= x[n] * sin(theta);
    }
    re = re / N;
    im = im / N;

    // amp = norm(Z)
    // freq = N
    // phase = angle

    const freq = k;
    const amp = sqrt(re * re + im * im);
    const phase = atan2(im, re);

    X[k] = { re, im, freq, amp, phase };
  }
  return X;
}

class Complex {
  constructor(a, b) {
    this.re = a;
    this.im = b;
  }

  add(c) {
    this.re += c.re;
    this.im += c.im;
    return new Complex(this.re, this.im);
  }

  mult(c) {
    const re = this.re * c.re - this.im * c.im;
    const im = this.re * c.im + this.im * c.re;
    return new Complex(re, im);
  }
}

function dft_complex(x) {
  let X = [];
  const N = x.length;

  for (let k = 0; k < N; k++) {
    sum = new Complex(0, 0);

    for (let n = 0; n < N; n++) {
      const theta = (TWO_PI * k * n) / N;
      const c = new Complex(cos(theta), -sin(theta));

      sum = sum.add(x[n].mult(c));
    }
    sum.re = sum.re / N;
    sum.im = sum.im / N;

    // amp = norm(Z)
    // freq = N
    // phase = angle

    const freq = k;
    const amp = sqrt(sum.re * sum.re + sum.im * sum.im);
    const phase = atan2(sum.im, sum.re);

    X[k] = { re: sum.re, im: sum.im, freq, amp, phase };
  }
  return X;
}

// ── gradient.js
var gradient_counter = 0;
function gradient(gradient_reset) {
  gradient_counter++;
  const c1 = linspace(1, 0, gradient_reset).slice(0, -1);

  var color = c1.concat(linspace(0, 1, gradient_reset));

  if (gradient_counter > 2 * gradient_reset - 5) {
    gradient_counter = 0;
  }

  return color[gradient_counter];
}

function linspace(startValue, stopValue, cardinality) {
  var array = [];
  var step = (stopValue - startValue) / (cardinality - 1);

  for (let i = 0; i < cardinality; i++) {
    array.push(startValue + step * i);
  }

  return array;
}

// ── modes.js
// complex to two_epicycle mode
// mode = 1 -> complex
// mode = -1 -> two_epicycle
let mode = 1;

function two_epicycles() {
  let vx = draw_epicycle(width * 0.4, width * 0.05, fourierX, radius_sf, 0);
  let vy = draw_epicycle(
    width * 0.05,
    width * 0.2,
    fourierY,
    radius_sf,
    HALF_PI
  );

  let v = createVector(vx.x, vy.y);
  path.unshift(v);

  draw_path(path);

  stroke(255);
  line(vx.x, vx.y, v.x, v.y);
  line(vy.x, vy.y, v.x, v.y);

  const dt = TWO_PI / fourierY.length;
  time += dt;

  if (time > TWO_PI) {
    time = 0;
    path = [];
  }
}

function complex() {
  let v = draw_epicycle(width / 2, height / 2, fourierComplex, radius_sf, 0);
  path.unshift(v);
  draw_path(path);

  const dt = TWO_PI / fourierY.length;
  time += dt;

  if (time > TWO_PI) {
    time = 0;
    path = [];
  }
}
